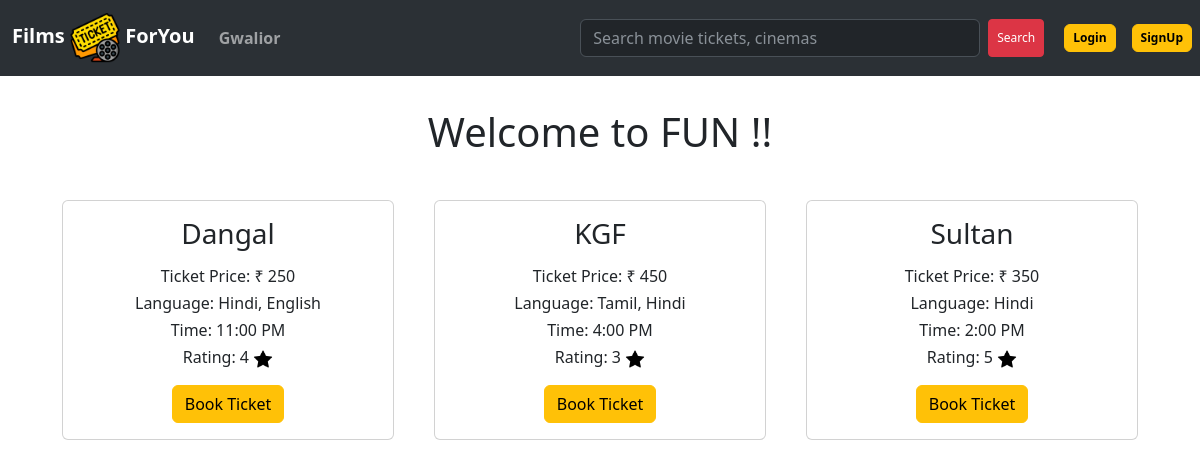
The app's page /venueshow/admin/2GWL with its own data.
### app.py (models this page shows)
class Venue(db.Model):
    __tablename__ = 'venue'
    VenueID = db.Column(db.String(50), primary_key=True)
    VenueName = db.Column(db.String(200), nullable=False)
    VenuePlace = db.Column(db.String(200), nullable=False)
    VenueCapacity = db.Column(db.Integer, nullable=False)
    ShowR = db.relationship('Show', backref='venue', lazy=True)
    TicketR = db.relationship('Ticket', backref='venue', lazy=True)
    CityName = db.Column(db.String(100), db.ForeignKey('city.CityName'), nullable=False)

class Show(db.Model):
    __tablename__ = 'show'
    ShowID = db.Column(db.String(50), primary_key=True)
    ShowName = db.Column(db.String(200), nullable=False)
    ShowRating = db.Column(db.Integer, nullable=True)
    ShowTag = db.Column(db.String(50), nullable=False)
    ShowLanguage = db.Column(db.String(50), nullable=False)
    ShowTime = db.Column(db.String(50), nullable=False)
    ShowPrice = db.Column(db.Integer, nullable=False)
    TicketR = db.relationship('Ticket', backref='show', lazy=True)
    VenueID = db.Column(db.String(50), db.ForeignKey('venue.VenueID'), nullable=False)

### app.py (the view)
@app.route('/venueshow/<UserName>/<VenueID>', methods=['GET', 'POST'])
def venueshow(VenueID,UserName):
    venue= Venue.query.filter_by(VenueID=VenueID).first()
    CityName = venue.CityName
    show= Show.query.filter_by(VenueID=VenueID).all()
    user = Login.query.filter_by(UserName=UserName).first()
    return render_template('venue_show.html', venue=venue, show=show, CityName=CityName, user=user)

### templates/venue_show.html (shortened to what this page needs)
{% extends 'base.html' %}
{% block body %}
<br>
<div class="container my-2" style="text-align: center;">
  <h1>Welcome to {{venue.VenueName}} !!</h1>
</div>
<div class="container my-4" style="text-align: center; display: flex;">
  {% for s in show%}
    <div class="col" style="margin: 20px;">
      <div class="card">
        <div class="card-body">
          <h3 class="card-title">{{s.ShowName}}</h3>
          <p class="card-text">
            <h6 class="my-2">Ticket Price: ₹ {{s.ShowPrice}}</h6>
            <h6 class="my-2">Language: {{s.ShowLanguage}}</h6>
            <h6 class="my-2">Time: {{s.ShowTime}}</h6>
            <h6>Rating: {{s.ShowRating}} <img src="/static/images/star.png" alt="star" style="height: 20px; width: 20px;"></h6>
          </p>
          <a href="/seating/{{s.ShowID}}/{{user.UserName}}" class="btn btn-warning">Book Ticket</a>
        </div>
      </div>
    </div>
    {% endfor %}
</div>
{% endblock body %}

### templates/base.html (shortened to what this page needs)
<!doctype html>
<html lang="en">
<head>
  <link href="https://cdn.jsdelivr.net/npm/bootstrap@5.3.0-alpha1/dist/css/bootstrap.min.css" rel="stylesheet"
>
    <link rel="stylesheet" href="/static/style.css">
</head>
<body>
  <nav class="navbar navbar-expand-lg bg-body-tertiary" data-bs-theme="dark">
    <div class="container-fluid">
      <a class="navbar-brand" href="http://127.0.0.1:5000/">  <strong>Films  <img src="/static/images/movies.png" alt="BookMyTicket"
          width="50" height="50"> ForYou </strong></a>
      <div class="collapse navbar-collapse" id="navbarSupportedContent">
        <ul class="navbar-nav me-auto mb-2 mb-lg-0">
          <li class="nav-item">
            <a class="nav-link" href="#" data-bs-toggle="modal" data-bs-target="#CityModal" title="Search your City"><strong>{{CityName}}</strong></a>
          </li>
        </ul>
        <form action="/search/{{CityName}}/{{user.UserName}}" method='POST' class="d-flex" role="search">
          <input class="form-control me-2" type="search" placeholder="Search movie tickets, cinemas"
            aria-label="Search" name="st" id="st" title="search movies, venue, shows with tags and time" style="width: 400px; color: black;">
          <button type="button" class="btn btn-danger btn-sm"
            style="--bs-btn-padding-y: .25rem; --bs-btn-padding-x: .5rem; --bs-btn-font-size: .75rem;">Search</button>
        </form>
      </div>
    </div>
    <div class="mx-2">
      <button type="button" class="btn btn-warning" title="Login"
        style="--bs-btn-padding-y: .25rem; --bs-btn-padding-x: .5rem; --bs-btn-font-size: .75rem;"
        data-bs-toggle="modal" data-bs-target="#LoginModal">
        <strong>Login</strong>
      </button>
    </div>
    <div class="mx-2" id="SignUp">
      <button type="button" class="btn btn-warning"
        style="--bs-btn-padding-y: .25rem; --bs-btn-padding-x: .5rem; --bs-btn-font-size: .75rem;"
        data-bs-toggle="modal" data-bs-target="#SignUpModal" title="Create Account">
       <strong>SignUp</strong>
      </button>
    </div>
  </nav>
  {% block body %}
  {% endblock body %}
</body>
</html>

### records on screen
Venue: CityName "Gwalior", VenueName "FUN"
Show: ShowName "Dangal", ShowPrice "250", ShowLanguage "Hindi, English", ShowTime "11:00 PM", ShowRating "4"
Show: ShowName "KGF", ShowPrice "450", ShowLanguage "Tamil, Hindi", ShowTime "4:00 PM", ShowRating "3"
Show: ShowName "Sultan", ShowPrice "350", ShowLanguage "Hindi", ShowTime "2:00 PM", ShowRating "5"
